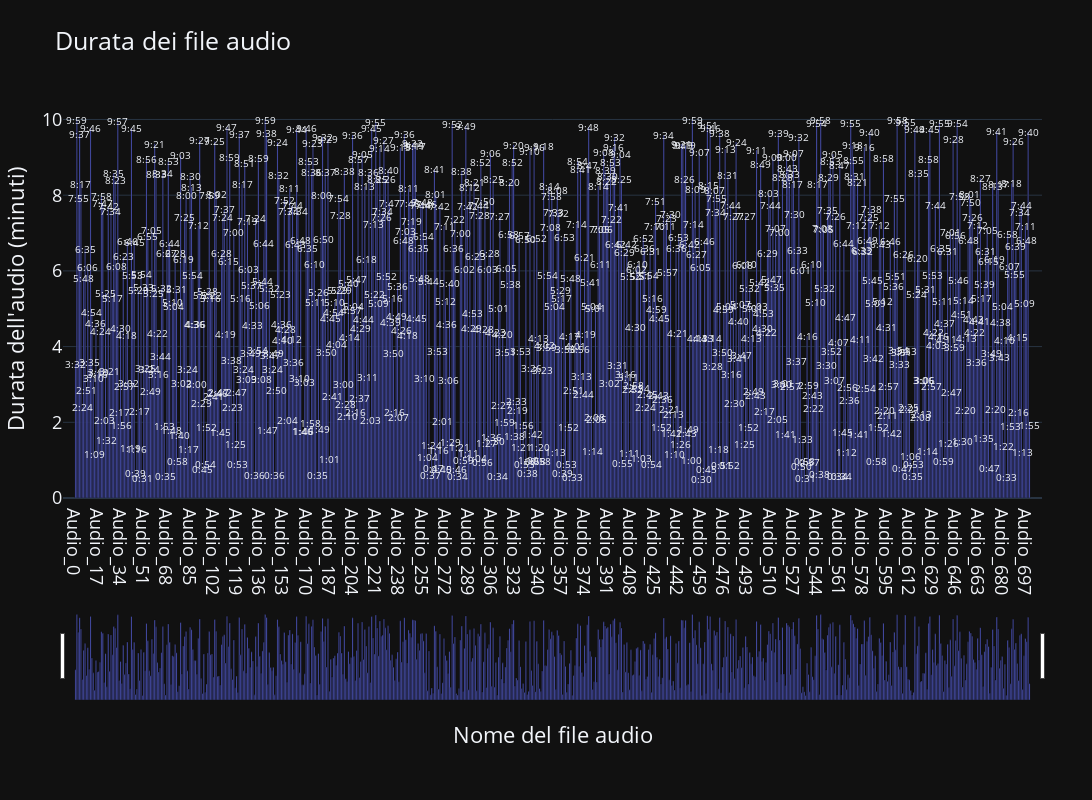

Notebook code cell kept with this figure:
### Code cell
import plotly.express as px
import plotly.graph_objects as go
import random

# Genera dati casuali per 700 file audio
file_names = [f"Audio_{i}" for i in range(700)]
durations_minutes = [random.uniform(0.5, 10) for _ in range(700)]  # Durata in minuti, casualmente tra 0.5 e 10 minuti

# Crea il DataFrame
df = px.data.tips()

# Crea il grafico a barre interattivo con Plotly Express
fig = px.bar(df, x=file_names, y=durations_minutes)

# Aggiungi le annotazioni delle durate effettive sulle barre
for i, duration in enumerate(durations_minutes):
    fig.add_annotation(
        x=file_names[i],
        y=duration,
        text=f"{int(duration)}:{int((duration - int(duration)) * 60):02}",  # Formatta la durata come minuti:secondi
        showarrow=False,
        font=dict(size=10),  # Dimensione del carattere dell'annotazione
    )

# Imposta il layout del grafico
fig.update_layout(
    title="Durata dei file audio",
    xaxis_title="Nome del file audio",
    yaxis_title="Durata dell'audio (minuti)",
    font=dict(size=18),
    width=1500,  # Larghezza del grafico
    height=800,  # Altezza del grafico
    margin=dict(l=50, r=50, t=100, b=100),  # Margine del grafico
    xaxis=dict(type='category', categoryorder='array', categoryarray=file_names),  # Imposta l'ordine degli assi x
    xaxis_rangeslider=dict(
        visible=True,  # Abilita la barra di navigazione inferiore
        range=[0, 20],  # Imposta il range iniziale per mostrare i primi 20 file
    ),
    bargap=0.2,  # Spazio tra le barre
)

fig.show()  # Mostra il grafico interattivo
